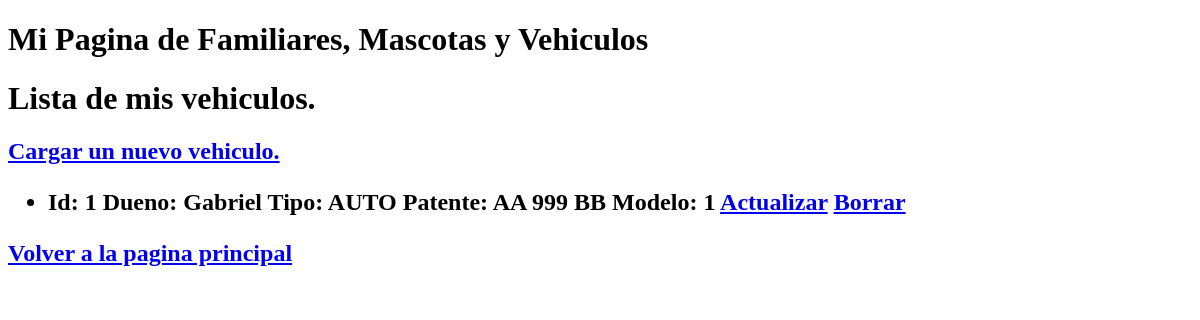
Page /vehiculos/ on the earlier database version.
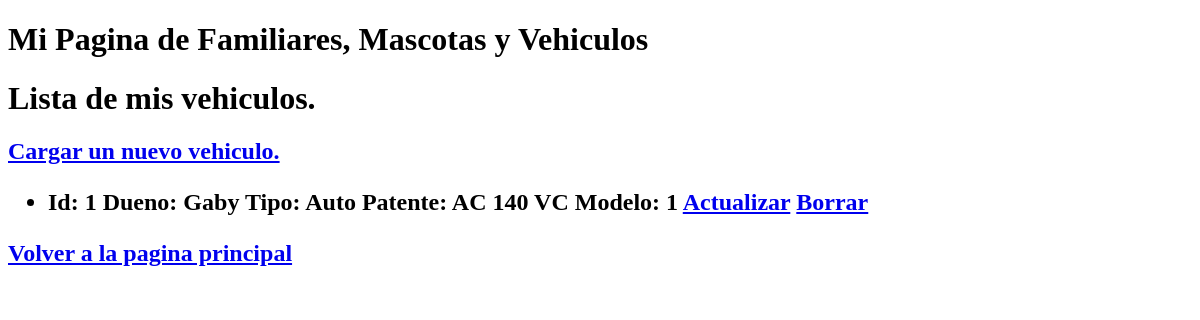
Same page on the later database version.
### ejemplo/models.py (models this page shows, shortened)
class Vehiculo(models.Model):
 dueno= models.CharField(max_length=100)
 tipo= models.CharField(max_length=100)
 patente =models.CharField(max_length=9)
 modelo = models.CharField(max_length=100)

### ejemplo/views.py (the view)
# urls.py: path('vehiculos/', mostrar_vehiculo),
def mostrar_vehiculo(request):
    lista_vehiculos = Vehiculo.objects.all()
    return render(request, 'ejemplo/vehiculos.html', {'lista_vehiculos': lista_vehiculos})

### ejemplo/templates/ejemplo/vehiculos.html (shortened to what this page needs)
<!DOCTYPE html>
{% extends 'ejemplo/base.html' %}
    {% block titulo %}
    <h1>Lista de mis vehiculos.</h1>
    {% endblock %}
     {% block contenido %}
    <h2><a href="/vehiculos/alta">Cargar un nuevo vehiculo.</a><h2>
    <ul>
    {% for vehiculo in lista_vehiculos %}
        <li>
        Id: {{vehiculo.id}} Dueno: {{vehiculo.dueno}} Tipo: {{vehiculo.tipo}} Patente: {{vehiculo.patente}} Modelo: {{vehiculo.modelo}}
        <a href="/vehiculos/actualizar/{{ vehiculo.id }}">Actualizar</a>
        <a href="/vehiculos/borrar/{{ vehiculo.id }}">Borrar</a>
    </li>
    {% endfor %}
    </ul>
    <a href="/pagina-principal">Volver a la pagina principal</a>
    {% endblock %}

Differences in the rows shown:
changed Vehiculo id 1: dueno "Gabriel" → "Gaby"; tipo "AUTO" → "Auto"; patente "AA 999 BB" → "AC 140 VC"
